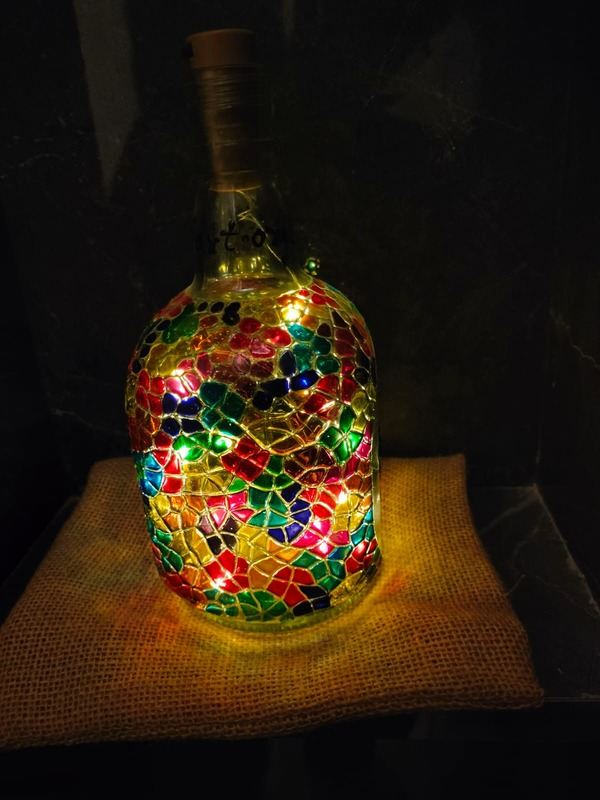
%> input picture computing1/lantern.jpg, 600 x 800 px
$ octave q1_5.m   (GNU Octave 9; MATLAB toolbox functions it lacks are replaced by stand-ins)
%> lines starting %> are read from the running program, lines starting %| are printed output that depends on the picture
% Step 1: Reading the .jpg image
jpgFileName = 'lantern.jpg';
image = imread(jpgFileName);
%> image is the input picture: size 800x600x3 uint8; mean R, G, B 43.6, 30.4, 15

% Step 2: Defining the coordinates and size of the subimage (e.g., a region of interest)
% Specifying the coordinates (x, y) of the top-left corner and the width and height
x = 300;
y = 400;
width = 200;
height = 200;

% Step 3: Extracting the subimage
subimage = image(y:y+height-1, x:x+width-1, :);
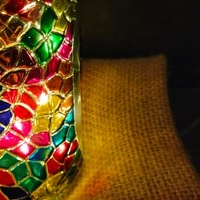
%> subimage: size 200x200x3 uint8; mean R, G, B 95.8, 62.9, 22.6

% Step 4: Displaying the original subimage
figure;
imshow(subimage);
title('Original Subimage');

% Step 5: Creating a mirror image (flip horizontally)
mirrorImage = fliplr(subimage);
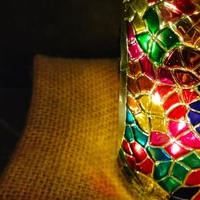
%> mirrorImage: size 200x200x3 uint8; mean R, G, B 95.8, 62.9, 22.6; mean of the top-left, top-right, bottom-left and bottom-right quarters 24.2, 67.7, 56.9, 92.9

% Step 6: Displaying the mirror image
figure;
imshow(mirrorImage);
title('Mirror Image');
